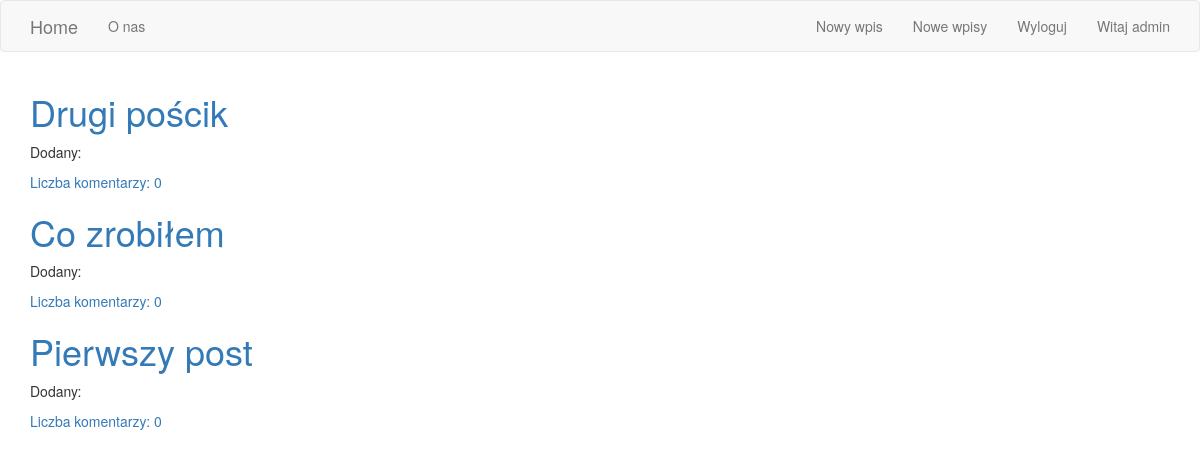
The app's page / (signed in), older data.
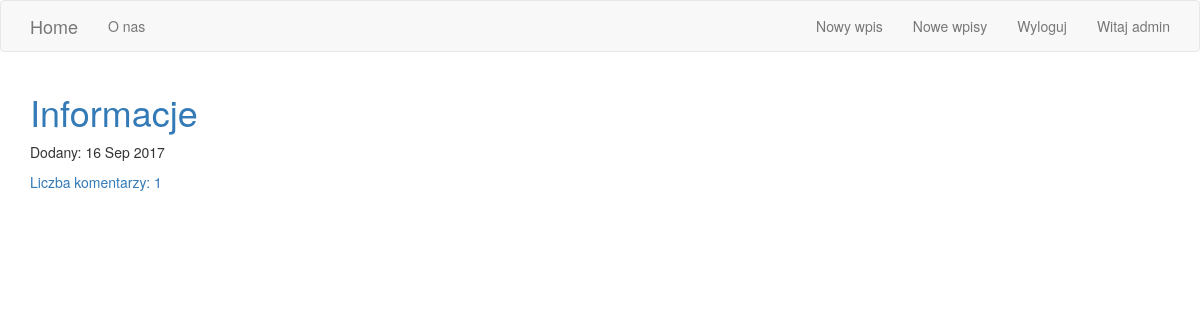
The same page, newer data.
### blog/models.py (models this page shows, shortened)
class Post(models.Model):
    author = models.ForeignKey('auth.User')
    title = models.CharField(max_length=200)
    text = models.TextField()
    create_date = models.DateTimeField(default=timezone.now)
    published_date = models.DateTimeField(blank=True, null=True)
    def approve_comments(self):
        return self.comments.filter(approved_comment=True)

### blog/views.py (the view, shortened to what this page needs)
# urls.py: url(r'^$', views.PostListView.as_view(), name='post_list'),
class PostListView(ListView):
    model = Post

### blog/templates/blog/post_list.html
{% extends 'blog/base.html' %}
{% block content %}
    <div class="centerstage">
        {% for post in post_list %}
            <div class="post">
                <h1><a href="{% url 'post_detail' pk=post.pk %}">{{ post.title }}</a></h1>
            </div>
            <div class="dates">
                <p>Dodany: {{ post.published_date|date:"d M Y" }}</p>
            </div>
            <a href="{% url 'post_detail' pk=post.pk %}">Liczba komentarzy: {{ post.approve_comments.count }}</a>
        {% endfor %}
    </div>
{% endblock %}

### blog/templates/blog/base.html (shortened to what this page needs)
<!DOCTYPE html>
{% load staticfiles %}
<html lang="en">
<head>
    <link rel="stylesheet" href="https://maxcdn.bootstrapcdn.com/bootstrap/3.3.7/css/bootstrap.min.css">
    <link rel="stylesheet" href="//cdn.jsdelivr.net/npm/medium-editor@latest/dist/css/medium-editor.min.css" type="text/css" media="screen" charset="utf-8">
    <link rel="stylesheet" type="text/css" href="{% static blog.css %}">
</head>
<body>
    <nav class="navbar navbar-default custom-navbar">
        <div class="container">
            <ul class="nav navbar-nav">
                <li><a href="{% url 'post_list' %}" class="navbar-brand bigbrand">Home</a></li>
                <li><a href="{% url 'about' %}">O nas</a></li>
            </ul>
            <ul class="nav navbar-nav navbar-right">
                {% if user.is_authenticated %}
                    <li><a href="{% url 'post_new' %}">Nowy wpis</a></li>
                    <li><a href="{% url 'post_draft_list' %}">Nowe wpisy</a></li>
                    <li><a href="{% url 'logout' %}">Wyloguj</a></li>
                    <li><a href="{% url 'logout' %}">Witaj {{ user.username }}</a></li>
                {% else %}
                    <li><a href="{% url 'login' %}">Zaloguj</a></li>
                {% endif %}
            </ul>
        </div>
    </nav>
    <div class="content container">
        <div class="row">
            <div class="col-md-8">
                <div class="blog_posts">
                    {% block content %}
                    {% endblock %}
                </div>
            </div>
        </div>
    </div>
</body>
</html>

Row changes from the older to the newer data that the page shows:
removed Post: title "Drugi pościk", approve_comments.count "0"
removed Post: title "Co zrobiłem", approve_comments.count "0"
removed Post: title "Pierwszy post", approve_comments.count "0"
added Post: title "Informacje", published_date "16 Sep 2017", approve_comments.count "1"
